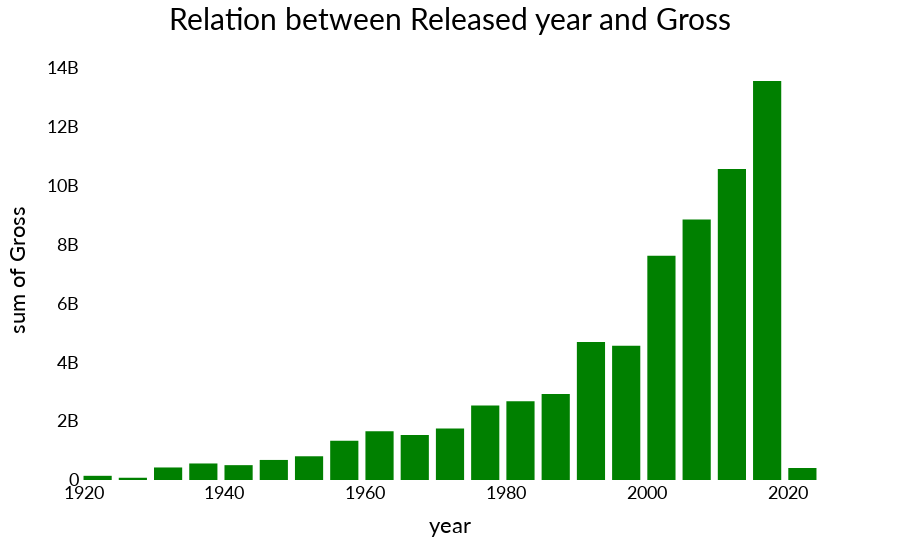

Notebook source saved alongside this figure:
### Markdown cell above
# first insight:from the (gross,rating) plot we can find that there's no direct realtion between the gross and rating  due to the "realesed year" variable , as the movie with the highest rating didn't have the highest gross relative to the realeased year

### Code cell
fig = px.histogram(data_frame=imdb.sort_values(by='Released_Year'), x='Released_Year', y="Gross",histfunc="sum",
                   color_discrete_sequence=['green'])

fig.update_layout(font=dict(family='Lato', size=18, color='black'), 
                  title=dict(text='Relation between Released year and Gross',
                           font=dict(size=30), x=.5), 
                  paper_bgcolor= 'white', plot_bgcolor='white',
                 xaxis = dict(title='year', showgrid=False),
                 yaxis=dict(showgrid=False),bargap=0.2)

### Figure 1 — Plotly figure (JSON) as saved in the notebook; plotly's stock layout.template omitted (floating-point values rounded to 4 significant figures; data arrays with more than 128 entries replaced by an {"elided": "..."} marker saying what was removed)
{"data": [{"alignmentgroup": "True", "bingroup": "x", "histfunc": "sum", "hovertemplate": "Released_Year=%{x}<br>sum of Gross=%{y}<extra></extra>", "legendgroup": "", "marker": {"color": "green"}, "name": "", "offsetgroup": "", "orientation": "v", "showlegend": false, "type": "histogram", "x": {"elided": "1000 str values"}, "xaxis": "x", "y": {"elided": "1000 float values"}, "yaxis": "y"}], "layout": {"bargap": 0.2, "barmode": "relative", "font": {"color": "black", "family": "Lato", "size": 18}, "legend": {"tracegroupgap": 0}, "margin": {"t": 60}, "paper_bgcolor": "white", "plot_bgcolor": "white", "title": {"font": {"size": 30}, "text": "Relation between Released year and Gross", "x": 0.5}, "xaxis": {"anchor": "y", "domain": [0, 1], "showgrid": false, "title": {"text": "year"}}, "yaxis": {"anchor": "x", "domain": [0, 1], "showgrid": false, "title": {"text": "sum of Gross"}}}}
